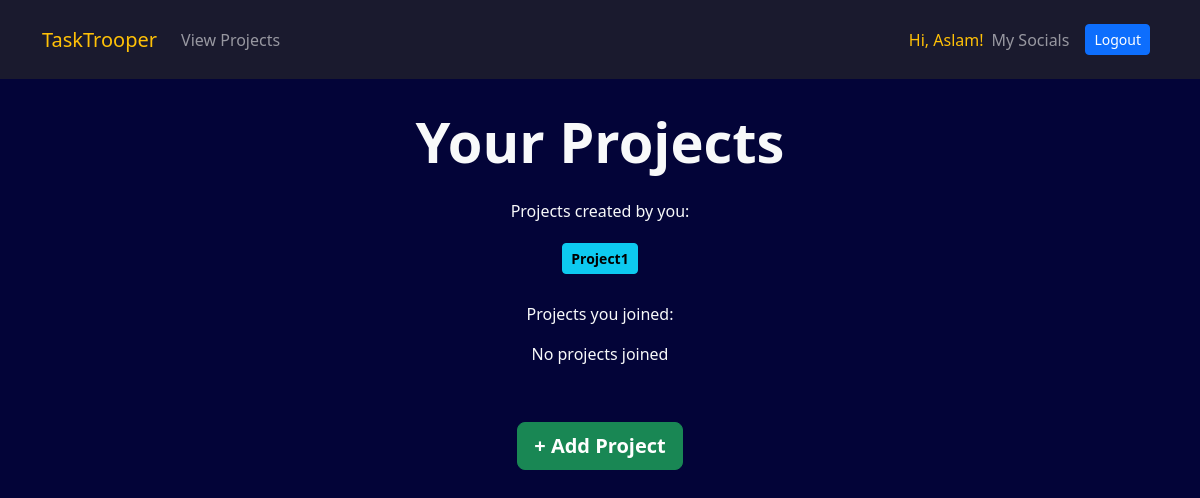
Page /app/myprojects/ (signed in) on the earlier database version.
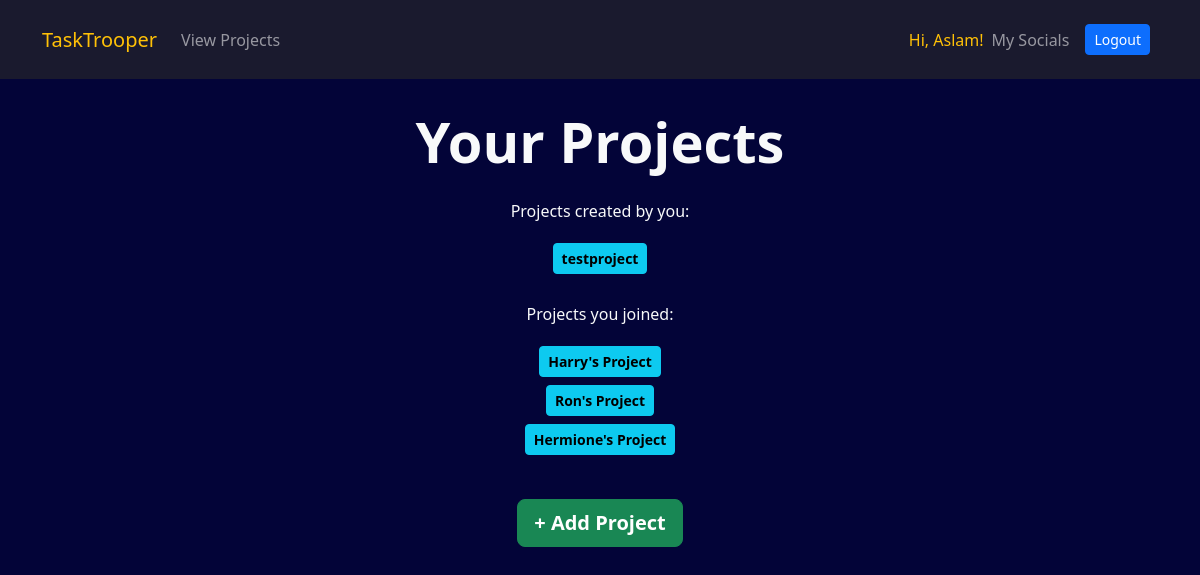
Same page on the later database version.
### core/models.py (models this page shows, shortened)
class Project(models.Model):
    name = models.CharField(max_length=100)
    creator = models.ForeignKey(User, on_delete=models.CASCADE, related_name="created_projects", editable=False, null=True)
    invite_code = models.CharField(max_length=7, blank=True, null=True)
    users = models.ManyToManyField(User, through='ProjectPermission', related_name="joined_projects")

### core/views.py (the view)
# urls.py: path('myprojects/', views.myprojects, name='myprojects'), # Overview of all projects
def myprojects(request):
    if not request.user.is_authenticated:
        return redirect(reverse("main:home"))
    created_projects = request.user.created_projects.all()
    joined_projects = request.user.joined_projects.exclude(creator=request.user)
    return render(request, "core/myprojects.html", {
        "created_projects": created_projects,
        "joined_projects": joined_projects
    })

### core/templates/core/myprojects.html (shortened to what this page needs)
{% extends "main/layout.html" %}
{% load permissions_tags %}
{% load static %}
{% load crispy_forms_tags %}
{% block head %}
  <link rel="stylesheet" type="text/css" href="{% static 'core/styles.css' %}">
{% endblock %}
{% block body %}
  {% include "core/navbarlayout.html" %}
  <section class="bg-dark-blue-2 text-light text-center p-5 p-lg-0 pt-lg-5" style="height: 100vh;">
    <div class="container pb-3">
      <h1 class="display-4 fw-bold">Your Projects</h1>
    </div>
    <div class="container">
      <p>Projects created by you:</p>
      {% for project in created_projects %}
        <div class="p-1">
          <a href="{% url 'core:project' project.id %}" class="btn btn-info btn-sm">
            <span class="fw-bold">
              {{ project.name }}
            </span>
          </a>
        </div>
      {% empty %}
        <p>No projects created</p>
      {% endfor %}
    </div>
    <div class="container p-4">
      <p>Projects you joined:</p>
      {% for project in joined_projects %}
        <div class="p-1">
          <a href="{% url 'core:project' project.id %}" class="btn btn-info btn-sm">
            <span class="fw-bold">
              {{ project.name }}
            </span>
          </a>
        </div>
      {% empty %}
        <p>No projects joined</p>
      {% endfor %}
    </div>
    <div class="pt-3">
      <a href="{% url 'core:addproject' %}" class="btn btn-success btn-lg">
        <span class="fw-bold">
          + Add Project
        </span>
      </a>
    </div>
  </section>
{% endblock %}

### main/templates/main/layout.html (shortened to what this page needs)
{% load static %}
<!DOCTYPE html>
<html lang="en">
  <head>
    <link href="https://cdn.jsdelivr.net/npm/bootstrap@5.3.0-alpha3/dist/css/bootstrap.min.css" rel="stylesheet">
    <link href="https://unpkg.com/bootstrap-table@1.21.4/dist/bootstrap-table.min.css" rel="stylesheet">
    <link href="{% static 'main/styles.css' %}" rel="stylesheet">
    {% block head %}
    {% endblock %}
  </head>
  <body>
    {% block body %}
    {% endblock %}
  </body>
</html>

### core/templates/core/navbarlayout.html (shortened to what this page needs)
  <nav class="navbar navbar-expand-md navbar-dark bg-dark-blue-1 py-3 fixed-top">
    <div class="container">
      <a class="navbar-brand" href="{% url 'core:home' %}">
        <span class="text-warning">
        TaskTrooper
        </span>
      </a>
      <div class="collapse navbar-collapse" id="navmenu">
        <ul class="navbar-nav justify-content-start">
          <li class="nav-item">
            <a href="{% url 'core:myprojects' %}" class="nav-link">View Projects</a>
          </li>
        </ul>
        <ul class="navbar-nav ms-auto align-items-center justify-content-between">
          <li class="nav-item">
            <span class="text-warning">Hi, {{ user.first_name }}!</span>
          </li>
          <li class="nav-item">
            <a href="{% url 'socialaccount_connections' %}"" class="nav-link">My Socials</a>
          </li>
          <li class="nav-item">
            <a href="{% url 'account_logout' %}" class="nav-link"><span class="btn btn-primary btn-sm">Logout</span></a>
          </li>
        </ul>
      </div>
    </div>
  </nav>

### main/static/main/styles.css (style rules this page uses)
body::before { display: block; content: ''; height: 60px; }
.bg-dark-blue-1 { background-color: #1a1a2e; }
.bg-dark-blue-2 { background-color: #030438; }

Differences in the rows shown:
removed Project: name "Project1", shown under "Your Projects"
added Project: name "testproject", shown under "Your Projects"
added Project: name "Harry's Project"
added Project: name "Ron's Project"
added Project: name "Hermione's Project"
Other differences:
text no longer shown: "No projects joined"
